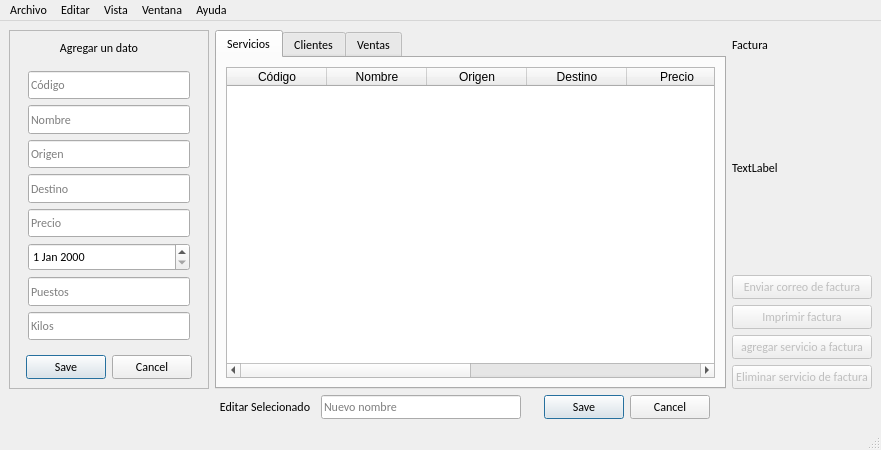
<?xml version="1.0" encoding="UTF-8"?>
<ui version="4.0">
 <class>MainWindow</class>
 <widget class="QMainWindow" name="MainWindow">
  <property name="geometry">
   <rect>
    <x>0</x>
    <y>0</y>
    <width>881</width>
    <height>450</height>
   </rect>
  </property>
  <property name="minimumSize">
   <size>
    <width>600</width>
    <height>450</height>
   </size>
  </property>
  <property name="font">
   <font>
    <family>Calibri</family>
   </font>
  </property>
  <property name="cursor">
   <cursorShape>ArrowCursor</cursorShape>
  </property>
  <property name="mouseTracking">
   <bool>false</bool>
  </property>
  <property name="windowTitle">
   <string>SAT La nacional</string>
  </property>
  <property name="tabShape">
   <enum>QTabWidget::Triangular</enum>
  </property>
  <widget class="QWidget" name="centralwidget">
   <property name="sizePolicy">
    <sizepolicy hsizetype="Expanding" vsizetype="Expanding">
     <horstretch>0</horstretch>
     <verstretch>0</verstretch>
    </sizepolicy>
   </property>
   <property name="styleSheet">
    <string notr="true"/>
   </property>
   <layout class="QGridLayout" name="gridLayout">
    <item row="0" column="0">
     <widget class="QFrame" name="sideaBar">
      <property name="minimumSize">
       <size>
        <width>200</width>
        <height>0</height>
       </size>
      </property>
      <property name="maximumSize">
       <size>
        <width>200</width>
        <height>16777215</height>
       </size>
      </property>
      <property name="frameShape">
       <enum>QFrame::StyledPanel</enum>
      </property>
      <property name="frameShadow">
       <enum>QFrame::Raised</enum>
      </property>
      <layout class="QVBoxLayout" name="verticalLayout_13">
       <item>
        <widget class="QLabel" name="titulo_11">
         <property name="minimumSize">
          <size>
           <width>160</width>
           <height>0</height>
          </size>
         </property>
         <property name="maximumSize">
          <size>
           <width>160</width>
           <height>30</height>
          </size>
         </property>
         <property name="text">
          <string>Agregar un dato</string>
         </property>
         <property name="alignment">
          <set>Qt::AlignCenter</set>
         </property>
        </widget>
       </item>
       <item>
        <widget class="QStackedWidget" name="stackedWidget_4">
         <property name="currentIndex">
          <number>0</number>
         </property>
         <widget class="QWidget" name="agregarServicio_4">
          <layout class="QVBoxLayout" name="verticalLayout_14">
           <item>
            <widget class="QLineEdit" name="codigo_8">
             <property name="maximumSize">
              <size>
               <width>200</width>
               <height>30</height>
              </size>
             </property>
             <property name="inputMask">
              <string notr="true"/>
             </property>
             <property name="text">
              <string notr="true"/>
             </property>
             <property name="maxLength">
              <number>32767</number>
             </property>
             <property name="placeholderText">
              <string>Código</string>
             </property>
            </widget>
           </item>
           <item>
            <widget class="QLineEdit" name="nombreServicio_4">
             <property name="maximumSize">
              <size>
               <width>200</width>
               <height>30</height>
              </size>
             </property>
             <property name="placeholderText">
              <string>Nombre</string>
             </property>
            </widget>
           </item>
           <item>
            <widget class="QLineEdit" name="origen_4">
             <property name="maximumSize">
              <size>
               <width>200</width>
               <height>30</height>
              </size>
             </property>
             <property name="placeholderText">
              <string>Origen</string>
             </property>
            </widget>
           </item>
           <item>
            <widget class="QLineEdit" name="destino_4">
             <property name="maximumSize">
              <size>
               <width>200</width>
               <height>30</height>
              </size>
             </property>
             <property name="placeholderText">
              <string>Destino</string>
             </property>
            </widget>
           </item>
           <item>
            <widget class="QLineEdit" name="precio_4">
             <property name="maximumSize">
              <size>
               <width>200</width>
               <height>30</height>
              </size>
             </property>
             <property name="placeholderText">
              <string>Precio</string>
             </property>
            </widget>
           </item>
           <item>
            <widget class="QDateEdit" name="fecha_4">
             <property name="maximumSize">
              <size>
               <width>200</width>
               <height>30</height>
              </size>
             </property>
            </widget>
           </item>
           <item>
            <widget class="QLineEdit" name="puestos_4">
             <property name="maximumSize">
              <size>
               <width>200</width>
               <height>30</height>
              </size>
             </property>
             <property name="placeholderText">
              <string>Puestos</string>
             </property>
            </widget>
           </item>
           <item>
            <widget class="QLineEdit" name="kilos_4">
             <property name="maximumSize">
              <size>
               <width>200</width>
               <height>30</height>
              </size>
             </property>
             <property name="placeholderText">
              <string>Kilos</string>
             </property>
            </widget>
           </item>
          </layout>
         </widget>
         <widget class="QWidget" name="agregarCliente_4">
          <layout class="QVBoxLayout" name="verticalLayout_15">
           <item>
            <widget class="QLineEdit" name="identificacion_4">
             <property name="maximumSize">
              <size>
               <width>200</width>
               <height>30</height>
              </size>
             </property>
             <property name="placeholderText">
              <string>Identificación</string>
             </property>
            </widget>
           </item>
           <item>
            <widget class="QLineEdit" name="nombreCliente_4">
             <property name="maximumSize">
              <size>
               <width>200</width>
               <height>30</height>
              </size>
             </property>
             <property name="placeholderText">
              <string>Nombre</string>
             </property>
            </widget>
           </item>
           <item>
            <widget class="QLineEdit" name="apellidoCliente_4">
             <property name="maximumSize">
              <size>
               <width>200</width>
               <height>30</height>
              </size>
             </property>
             <property name="placeholderText">
              <string>Apellido</string>
             </property>
            </widget>
           </item>
           <item>
            <widget class="QLineEdit" name="telefono_4">
             <property name="maximumSize">
              <size>
               <width>200</width>
               <height>30</height>
              </size>
             </property>
             <property name="placeholderText">
              <string>Teléfono</string>
             </property>
            </widget>
           </item>
           <item>
            <widget class="QLineEdit" name="direccion_4">
             <property name="maximumSize">
              <size>
               <width>200</width>
               <height>30</height>
              </size>
             </property>
             <property name="text">
              <string/>
             </property>
             <property name="placeholderText">
              <string>Dirección</string>
             </property>
            </widget>
           </item>
           <item>
            <widget class="QLineEdit" name="correoCliente_4">
             <property name="maximumSize">
              <size>
               <width>200</width>
               <height>30</height>
              </size>
             </property>
             <property name="text">
              <string/>
             </property>
             <property name="placeholderText">
              <string>Correo</string>
             </property>
            </widget>
           </item>
          </layout>
         </widget>
         <widget class="QWidget" name="agregarVenta_4">
          <layout class="QVBoxLayout" name="verticalLayout_16">
           <item>
            <widget class="QLineEdit" name="noIdentificacionVenta_4">
             <property name="maximumSize">
              <size>
               <width>200</width>
               <height>30</height>
              </size>
             </property>
             <property name="placeholderText">
              <string>Identificación</string>
             </property>
            </widget>
           </item>
           <item>
            <widget class="QLineEdit" name="codigoVenta_4">
             <property name="maximumSize">
              <size>
               <width>200</width>
               <height>30</height>
              </size>
             </property>
             <property name="placeholderText">
              <string>Código</string>
             </property>
            </widget>
           </item>
           <item>
            <widget class="QLineEdit" name="cantidadVenta_4">
             <property name="maximumSize">
              <size>
               <width>200</width>
               <height>30</height>
              </size>
             </property>
             <property name="text">
              <string/>
             </property>
             <property name="placeholderText">
              <string>Cantidad</string>
             </property>
            </widget>
           </item>
           <item>
            <widget class="QLabel" name="titulo_12">
             <property name="minimumSize">
              <size>
               <width>160</width>
               <height>0</height>
              </size>
             </property>
             <property name="maximumSize">
              <size>
               <width>160</width>
               <height>30</height>
              </size>
             </property>
             <property name="font">
              <font>
               <family>Calibri</family>
               <pointsize>6</pointsize>
               <italic>true</italic>
              </font>
             </property>
             <property name="text">
              <string>*El No. de factura se genera automáticamente</string>
             </property>
             <property name="alignment">
              <set>Qt::AlignCenter</set>
             </property>
            </widget>
           </item>
          </layout>
         </widget>
        </widget>
       </item>
       <item>
        <widget class="QDialogButtonBox" name="guardarCambio_4">
         <property name="maximumSize">
          <size>
           <width>200</width>
           <height>30</height>
          </size>
         </property>
         <property name="orientation">
          <enum>Qt::Horizontal</enum>
         </property>
         <property name="standardButtons">
          <set>QDialogButtonBox::Cancel|QDialogButtonBox::Save</set>
         </property>
         <property name="centerButtons">
          <bool>true</bool>
         </property>
        </widget>
       </item>
      </layout>
     </widget>
    </item>
    <item row="0" column="1">
     <widget class="QTabWidget" name="main">
      <property name="enabled">
       <bool>true</bool>
      </property>
      <property name="sizePolicy">
       <sizepolicy hsizetype="Expanding" vsizetype="Expanding">
        <horstretch>0</horstretch>
        <verstretch>0</verstretch>
       </sizepolicy>
      </property>
      <property name="styleSheet">
       <string notr="true"/>
      </property>
      <property name="tabPosition">
       <enum>QTabWidget::North</enum>
      </property>
      <property name="currentIndex">
       <number>0</number>
      </property>
      <property name="usesScrollButtons">
       <bool>false</bool>
      </property>
      <property name="documentMode">
       <bool>false</bool>
      </property>
      <property name="tabsClosable">
       <bool>false</bool>
      </property>
      <property name="movable">
       <bool>false</bool>
      </property>
      <widget class="QWidget" name="servicios_4">
       <attribute name="title">
        <string>Servicios</string>
       </attribute>
       <layout class="QHBoxLayout" name="horizontalLayout_13">
        <item>
         <widget class="QTableWidget" name="tablaServicios_4">
          <column>
           <property name="text">
            <string>Código</string>
           </property>
          </column>
          <column>
           <property name="text">
            <string>Nombre</string>
           </property>
          </column>
          <column>
           <property name="text">
            <string>Origen</string>
           </property>
          </column>
          <column>
           <property name="text">
            <string>Destino</string>
           </property>
          </column>
          <column>
           <property name="text">
            <string>Precio</string>
           </property>
          </column>
          <column>
           <property name="text">
            <string>Fecha</string>
           </property>
          </column>
          <column>
           <property name="text">
            <string>Puestos</string>
           </property>
          </column>
          <column>
           <property name="text">
            <string>Kilos </string>
           </property>
          </column>
         </widget>
        </item>
       </layout>
      </widget>
      <widget class="QWidget" name="clientes_4">
       <attribute name="title">
        <string>Clientes</string>
       </attribute>
       <layout class="QHBoxLayout" name="horizontalLayout_14">
        <item>
         <widget class="QTableWidget" name="tablaClientes_4">
          <column>
           <property name="text">
            <string>Identificación</string>
           </property>
          </column>
          <column>
           <property name="text">
            <string>Nombre</string>
           </property>
          </column>
          <column>
           <property name="text">
            <string>Apellido</string>
           </property>
          </column>
          <column>
           <property name="text">
            <string>Teléfono</string>
           </property>
          </column>
          <column>
           <property name="text">
            <string>Dirección</string>
           </property>
          </column>
          <column>
           <property name="text">
            <string>Correo</string>
           </property>
          </column>
         </widget>
        </item>
       </layout>
      </widget>
      <widget class="QWidget" name="ventas_4">
       <property name="sizePolicy">
        <sizepolicy hsizetype="Expanding" vsizetype="Expanding">
         <horstretch>0</horstretch>
         <verstretch>0</verstretch>
        </sizepolicy>
       </property>
       <attribute name="title">
        <string>Ventas</string>
       </attribute>
       <layout class="QHBoxLayout" name="horizontalLayout_15">
        <item>
         <widget class="QTableWidget" name="tablaVentas_4">
          <column>
           <property name="text">
            <string>No Factura</string>
           </property>
           <property name="textAlignment">
            <set>AlignJustify|AlignVCenter</set>
           </property>
          </column>
          <column>
           <property name="text">
            <string>Identificación</string>
           </property>
          </column>
          <column>
           <property name="text">
            <string>Código</string>
           </property>
          </column>
          <column>
           <property name="text">
            <string>Cantidad</string>
           </property>
          </column>
         </widget>
        </item>
       </layout>
      </widget>
     </widget>
    </item>
    <item row="0" column="2">
     <layout class="QVBoxLayout" name="verticalLayout_18">
      <item>
       <widget class="QLabel" name="label">
        <property name="maximumSize">
         <size>
          <width>16777215</width>
          <height>30</height>
         </size>
        </property>
        <property name="text">
         <string>Factura</string>
        </property>
       </widget>
      </item>
      <item>
       <widget class="QLabel" name="label_2">
        <property name="text">
         <string>TextLabel</string>
        </property>
       </widget>
      </item>
      <item>
       <layout class="QVBoxLayout" name="verticalLayout_19">
        <item>
         <widget class="QPushButton" name="pushButton_10">
          <property name="enabled">
           <bool>false</bool>
          </property>
          <property name="text">
           <string>Enviar correo de factura</string>
          </property>
         </widget>
        </item>
        <item>
         <widget class="QPushButton" name="pushButton_11">
          <property name="enabled">
           <bool>false</bool>
          </property>
          <property name="text">
           <string>Imprimir factura</string>
          </property>
         </widget>
        </item>
        <item>
         <widget class="QPushButton" name="pushButton_9">
          <property name="enabled">
           <bool>false</bool>
          </property>
          <property name="text">
           <string>agregar servicio a factura</string>
          </property>
         </widget>
        </item>
        <item>
         <widget class="QPushButton" name="pushButton_8">
          <property name="enabled">
           <bool>false</bool>
          </property>
          <property name="text">
           <string>Eliminar servicio de factura</string>
          </property>
         </widget>
        </item>
       </layout>
      </item>
     </layout>
    </item>
    <item row="1" column="1">
     <layout class="QHBoxLayout" name="footer_4">
      <item>
       <widget class="QLabel" name="titulo_10">
        <property name="minimumSize">
         <size>
          <width>100</width>
          <height>0</height>
         </size>
        </property>
        <property name="maximumSize">
         <size>
          <width>100</width>
          <height>30</height>
         </size>
        </property>
        <property name="text">
         <string>Editar Selecionado</string>
        </property>
        <property name="alignment">
         <set>Qt::AlignCenter</set>
        </property>
       </widget>
      </item>
      <item>
       <widget class="QLineEdit" name="codigo_7">
        <property name="maximumSize">
         <size>
          <width>200</width>
          <height>30</height>
         </size>
        </property>
        <property name="inputMask">
         <string notr="true"/>
        </property>
        <property name="text">
         <string notr="true"/>
        </property>
        <property name="maxLength">
         <number>32767</number>
        </property>
        <property name="placeholderText">
         <string>Nuevo nombre</string>
        </property>
       </widget>
      </item>
      <item>
       <widget class="QDialogButtonBox" name="guardar_4">
        <property name="maximumSize">
         <size>
          <width>200</width>
          <height>30</height>
         </size>
        </property>
        <property name="orientation">
         <enum>Qt::Horizontal</enum>
        </property>
        <property name="standardButtons">
         <set>QDialogButtonBox::Cancel|QDialogButtonBox::Save</set>
        </property>
        <property name="centerButtons">
         <bool>true</bool>
        </property>
       </widget>
      </item>
     </layout>
    </item>
   </layout>
  </widget>
  <widget class="QMenuBar" name="menuBar">
   <property name="geometry">
    <rect>
     <x>0</x>
     <y>0</y>
     <width>881</width>
     <height>20</height>
    </rect>
   </property>
   <widget class="QMenu" name="menuEditar">
    <property name="title">
     <string>Editar</string>
    </property>
    <addaction name="actionDeshacer"/>
    <addaction name="actionRehacer"/>
    <addaction name="separator"/>
    <addaction name="actionCortar"/>
    <addaction name="actionCopiar"/>
    <addaction name="actionPegar"/>
    <addaction name="actionEliminar"/>
   </widget>
   <widget class="QMenu" name="menuArchivo">
    <property name="title">
     <string>Archivo</string>
    </property>
    <addaction name="actionGuardar"/>
    <addaction name="separator"/>
    <addaction name="actionSali"/>
   </widget>
   <widget class="QMenu" name="menuAyuda">
    <property name="title">
     <string>Ayuda</string>
    </property>
    <addaction name="actionAcerca_de_SAT"/>
    <addaction name="separator"/>
    <addaction name="actionDocumentaci_n"/>
    <addaction name="actionDocumentaci_n_de_usuario"/>
   </widget>
   <widget class="QMenu" name="menuVista">
    <property name="title">
     <string>Vista</string>
    </property>
    <addaction name="actionModo_oscuro"/>
   </widget>
   <widget class="QMenu" name="menuVentana">
    <property name="title">
     <string>Ventana</string>
    </property>
    <addaction name="actionMinimizar"/>
    <addaction name="actionMaximizar"/>
   </widget>
   <addaction name="menuArchivo"/>
   <addaction name="menuEditar"/>
   <addaction name="menuVista"/>
   <addaction name="menuVentana"/>
   <addaction name="menuAyuda"/>
  </widget>
  <widget class="QStatusBar" name="statusBar">
   <property name="cursor">
    <cursorShape>SizeHorCursor</cursorShape>
   </property>
  </widget>
  <action name="actionDocumentaci_n">
   <property name="text">
    <string>Documentación técnica</string>
   </property>
  </action>
  <action name="actionDeshacer">
   <property name="text">
    <string>Deshacer</string>
   </property>
  </action>
  <action name="actionRehacer">
   <property name="text">
    <string>Rehacer</string>
   </property>
  </action>
  <action name="actionGuardar">
   <property name="text">
    <string>Guardar</string>
   </property>
  </action>
  <action name="actionSali">
   <property name="text">
    <string>Salir del programa</string>
   </property>
  </action>
  <action name="actionfhdsjafd">
   <property name="text">
    <string>fhdsjafd</string>
   </property>
  </action>
  <action name="actionCortar">
   <property name="text">
    <string>Cortar</string>
   </property>
  </action>
  <action name="actionCopiar">
   <property name="text">
    <string>Copiar</string>
   </property>
  </action>
  <action name="actionPegar">
   <property name="text">
    <string>Pegar</string>
   </property>
  </action>
  <action name="actionEliminar">
   <property name="text">
    <string>Eliminar</string>
   </property>
  </action>
  <action name="actionModo_oscuro">
   <property name="text">
    <string>Modo oscuro</string>
   </property>
  </action>
  <action name="actionMinimizar">
   <property name="text">
    <string>Minimizar</string>
   </property>
  </action>
  <action name="actionMaximizar">
   <property name="text">
    <string>Maximizar</string>
   </property>
  </action>
  <action name="actionAcerca_de_SAT">
   <property name="text">
    <string>Acerca de SAT</string>
   </property>
  </action>
  <action name="actionDocumentaci_n_de_usuario">
   <property name="text">
    <string>Documentación usuario</string>
   </property>
  </action>
 </widget>
 <resources/>
 <connections/>
</ui>
